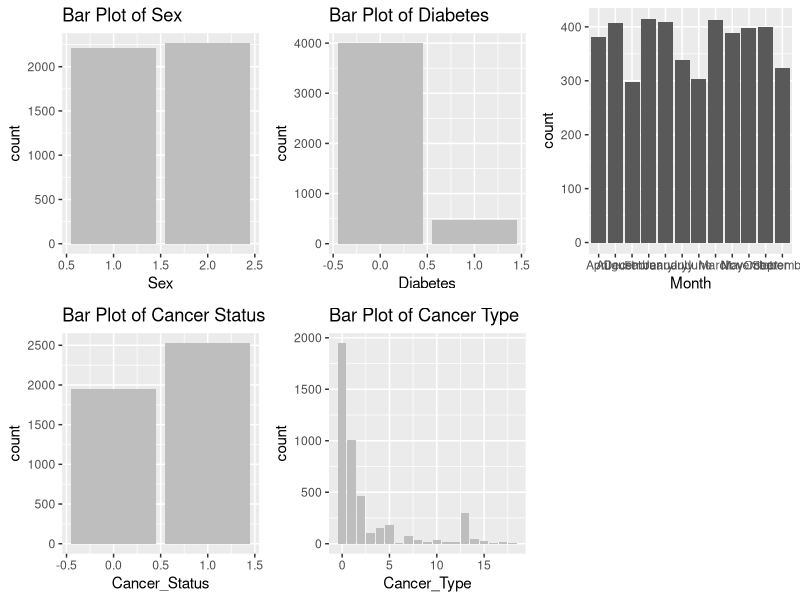
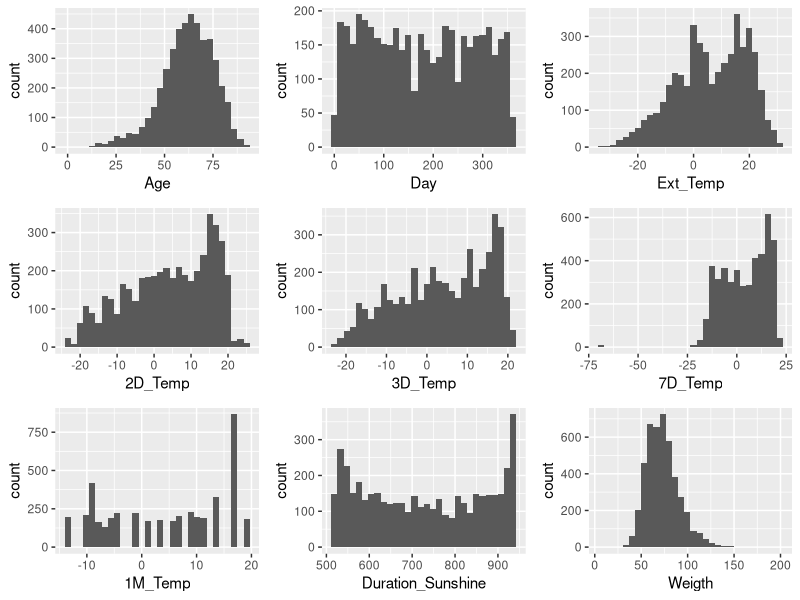
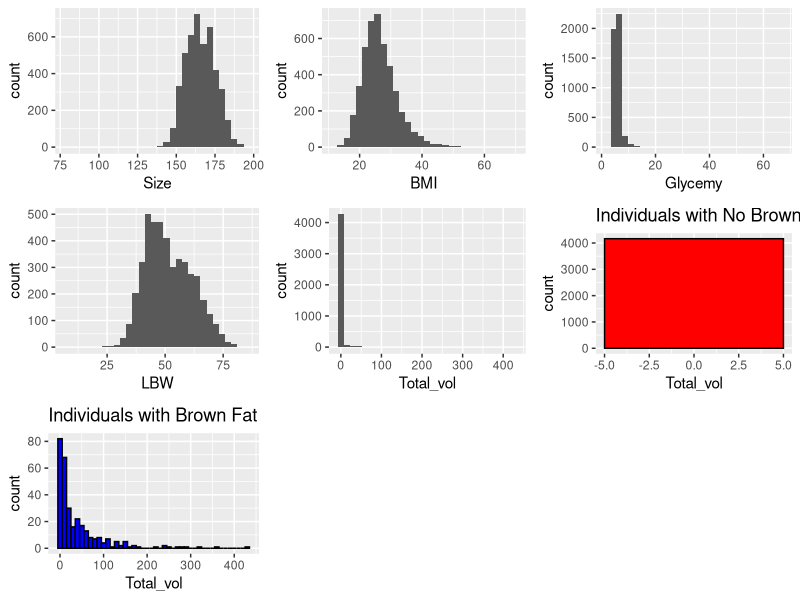
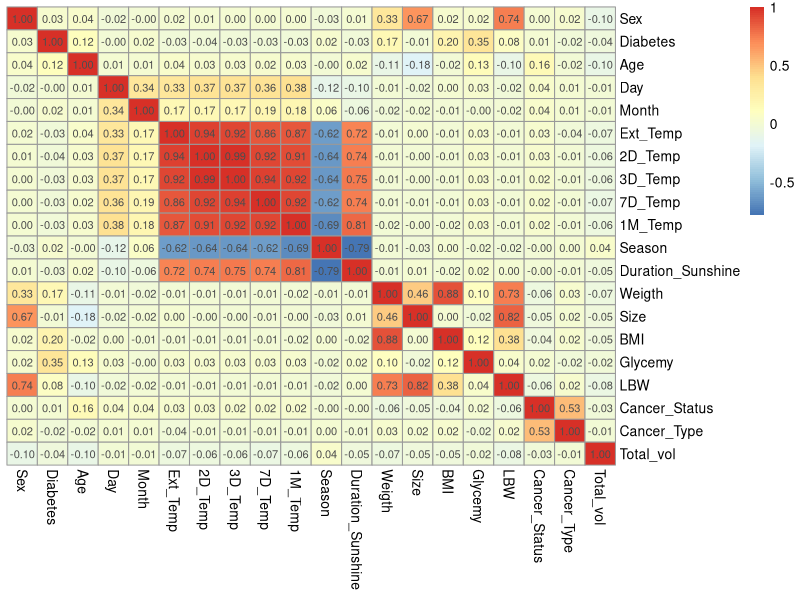
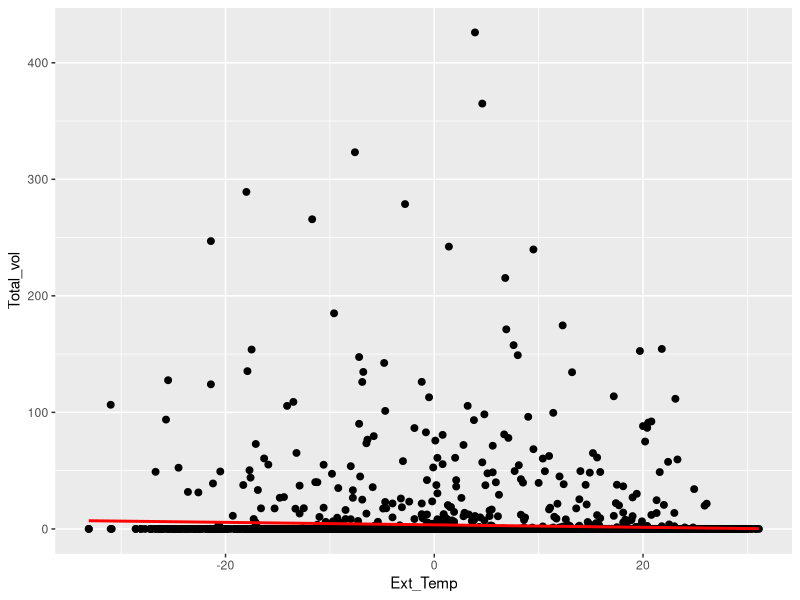
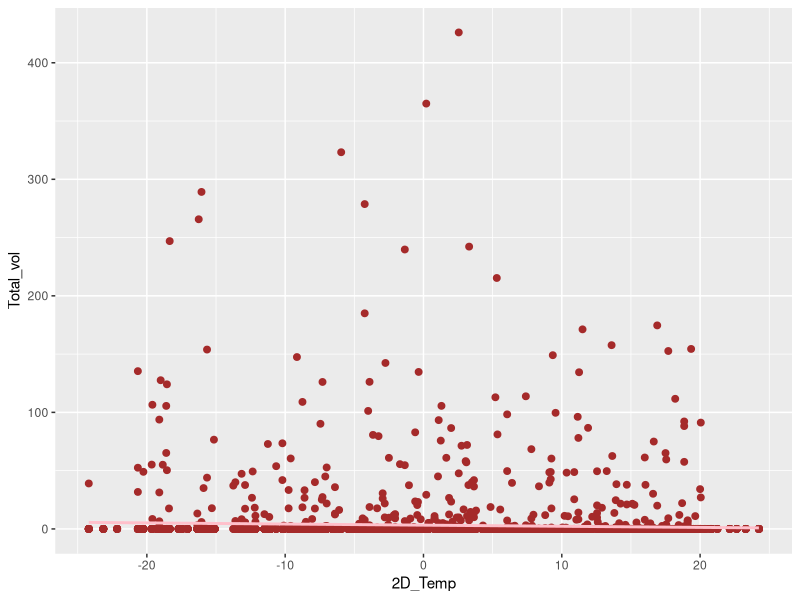
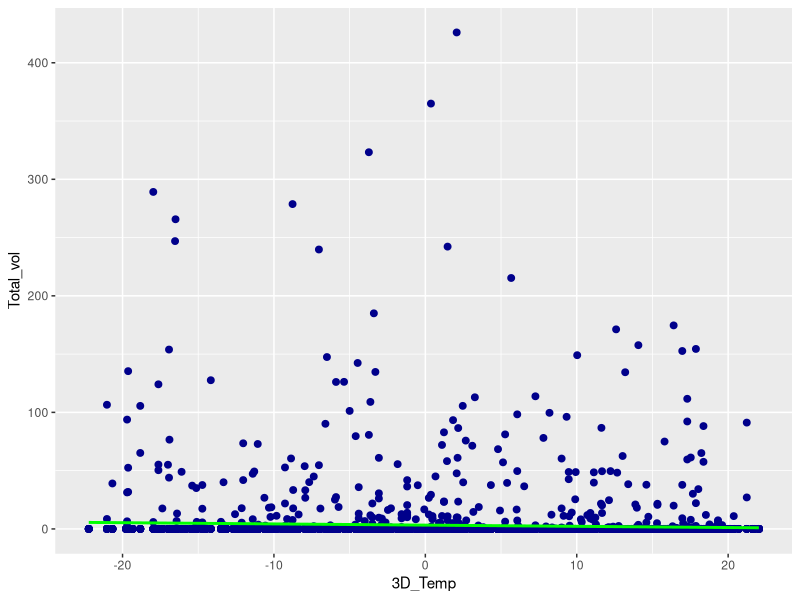
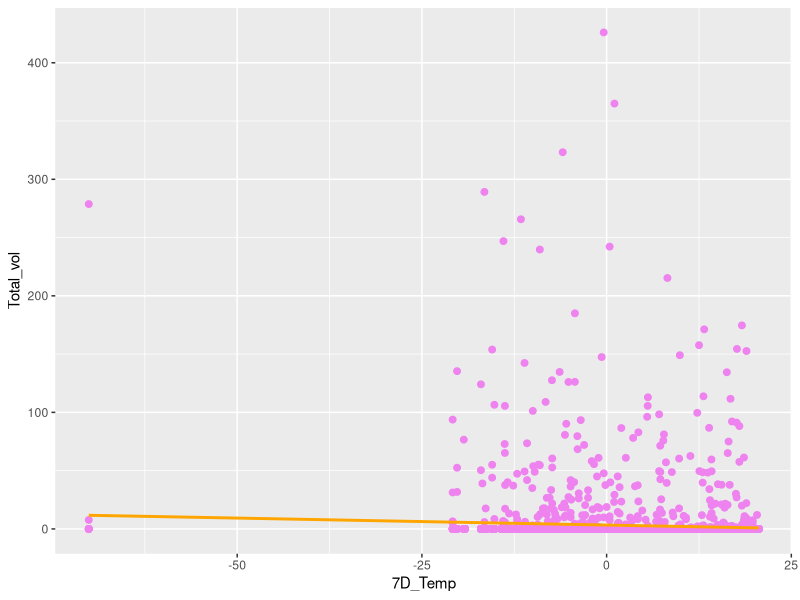

Here is the R script that generated these plots, in order:
## ---- chunk 1
library(readxl)
library(dplyr)
library(ggplot2)
library(pheatmap)
library(car)
library(gridExtra)
library(tidyr)
## ---- chunk 2
# the excel sheet represents NA values by "NA"
brownfat <- read_excel("./description/BrownFat.xls", na = "NA")
nrow(brownfat)
## ---- chunk 3
x <- colSums(is.na(brownfat)) # 
x[x > 0]
## ---- chunk 4
brownfat_cleaned_data <- brownfat %>% select(-c("TSH", "Id"))
## ---- chunk 5
# determine how many obs. display such behaviour
x <- sum(is.na(brownfat$Cancer_Status) & is.na(brownfat$Cancer_Type))
paste("No. of observations w/ Cancer_Status == Cancer_Type == NA is:", x)

# exclude these obs.
brownfat_cleaned_data <- brownfat_cleaned_data %>% 
  filter(!(is.na(Cancer_Status) & is.na(Cancer_Type)))
## ---- chunk 6
set.seed("14")

# calculate the estimated prob. of each category (except 0, and NAs)
cancer_status_category_prob <- brownfat_cleaned_data %>%
  filter(!is.na(Cancer_Type) & Cancer_Type != 0) %>%
  count(Cancer_Type) %>% 
  mutate(probability = n / sum(n))

# function to re-assign those w/ NA values
assign_cancer_type <- function(x) {
  if (is.na(x)) {
    sample(cancer_status_category_prob$Cancer_Type, 1, 
           prob = cancer_status_category_prob$probability)
  } else {
    x
  }
}


# re-assign those w/ Cancer_Type == NA
brownfat_cleaned_data_v1 <- brownfat_cleaned_data
brownfat_cleaned_data_v1$Cancer_Type <- sapply(brownfat_cleaned_data$Cancer_Type,
                                   assign_cancer_type)
## ---- chunk 7
brownfat_cleaned_data_v2 <- brownfat_cleaned_data %>%
  filter(!is.na(Cancer_Type))
## ---- chunk 8
brownfat_cleaned_data_v2 <- brownfat_cleaned_data %>%
    filter(!is.na(Cancer_Type))
## ---- chunk 9
g1 <- ggplot(data = brownfat_cleaned_data_v2, aes(x = Sex)) +
    geom_bar(fill = "grey")+
    ggtitle("Bar Plot of Sex")

g2 <- ggplot(data = brownfat_cleaned_data_v2, aes(x = Diabetes)) +
    geom_bar(fill = "grey")+
    ggtitle("Bar Plot of Diabetes")

g3 <- ggplot(data = brownfat_cleaned_data_v2, aes(x = Age))+
    geom_histogram()

g4 <- ggplot(data = brownfat_cleaned_data_v2, aes(x = Day))+
    geom_histogram()
##brownfat_cleaned_data_v2$Month <- factor(brownfat_cleaned_data_v2$Month, levels = 1:12)
g5 <- ggplot(data = brownfat_cleaned_data_v2, aes(x = Month))+
    geom_bar()
g6 <- ggplot(data = brownfat_cleaned_data_v2, aes(x = Ext_Temp))+
    geom_histogram()
g7 <- ggplot(data = brownfat_cleaned_data_v2, aes(x = `2D_Temp`))+
    geom_histogram()
g8 <- ggplot(data = brownfat_cleaned_data_v2, aes(x = `3D_Temp`))+
    geom_histogram()
g9 <- ggplot(data = brownfat_cleaned_data_v2, aes(x = `7D_Temp`))+
    geom_histogram()
g10 <- ggplot(data = brownfat_cleaned_data_v2, aes(x = `1M_Temp`))+
    geom_histogram()
g11 <- ggplot(data = brownfat_cleaned_data_v2, aes(x = Duration_Sunshine))+
    geom_histogram()
g12 <- ggplot(data = brownfat_cleaned_data_v2, aes(x = Weigth))+
    geom_histogram()
g13 <- ggplot(data = brownfat_cleaned_data_v2, aes(x = Size))+
    geom_histogram()
g14 <- ggplot(data = brownfat_cleaned_data_v2, aes(x = BMI))+
    geom_histogram()
g15 <-ggplot(data = brownfat_cleaned_data_v2, aes(x = Glycemy))+
    geom_histogram()
g16 <- ggplot(data = brownfat_cleaned_data_v2, aes(x = LBW))+
    geom_histogram()
g17 <- ggplot(data = brownfat_cleaned_data_v2, aes(x = Cancer_Status)) +
    geom_bar(fill = "grey")+
    ggtitle("Bar Plot of Cancer Status")
g18 <- ggplot(data = brownfat_cleaned_data_v2, aes(x = Cancer_Type)) +
    geom_bar(fill = "grey")+
    ggtitle("Bar Plot of Cancer Type")
g19 <- ggplot(data = brownfat_cleaned_data_v2, aes(x = Total_vol))+
    geom_histogram()

# Separate response variable into 2 cases:
no_brownfat <- subset(brownfat_cleaned_data_v2, Total_vol == 0)
has_brownfat <- subset(brownfat_cleaned_data_v2, Total_vol > 0)

# Plot with no brown fat: 
g20 <- ggplot(no_brownfat, aes(x = Total_vol)) +
  geom_histogram(binwidth = 10, color = "black", fill = "red") +
  ggtitle("Individuals with No Brown Fat")

# Plot with some brown fat:
g21 <- ggplot(has_brownfat, aes(x = Total_vol)) +
  geom_histogram(binwidth = 10, color = "black", fill = "blue") +
  ggtitle("Individuals with Brown Fat")

grid.arrange(g1, g2, g5, g17, g18, ncol = 3, nrow = 2)

grid.arrange(g3, g4, g6, g7, g8, g9, g10, g11, g12, ncol = 3, nrow = 3)

grid.arrange(g13, g14, g15, g16, g19, g20, g21, ncol = 3, nrow = 3)

## ---- chunk 10
mean_age <- mean(brownfat_cleaned_data_v2$Age)
mean_age
mean_ext_temp <- mean(brownfat_cleaned_data_v2$Ext_Temp)
mean_ext_temp
mean_weight <- mean(brownfat_cleaned_data_v2$Weigth)
mean_weight
mean_height <- mean(brownfat_cleaned_data_v2$Size)
mean_height
mean_BMI <- mean(brownfat_cleaned_data_v2$BMI)
mean_BMI
mean_LBW <- mean(brownfat_cleaned_data_v2$LBW)
mean_LBW

## ---- chunk 11
brownfat_cleaned_data_v2$Month <- as.numeric(factor(brownfat_cleaned_data_v2$Month))
cor_matrix <- cor(brownfat_cleaned_data_v2)
pheatmap(cor_matrix, display_numbers = TRUE, cluster_rows = FALSE, cluster_cols = FALSE)
## ---- chunk 12
# graph relationship between external temperature and total volume
ggplot(brownfat_cleaned_data_v2, aes(Ext_Temp, Total_vol)) +
  geom_point(color = "black", size = 2) +
  geom_smooth(method = "lm", se = FALSE, colour = "red")

# graph relationship between 2D_temp and total volume
ggplot(brownfat_cleaned_data_v2, aes(`2D_Temp`, Total_vol)) +
  geom_point(color = "brown", size = 2) +
  geom_smooth(method = "lm", se = FALSE, colour = "pink")

# graph relationship between 3D_temp and total volume
ggplot(brownfat_cleaned_data_v2, aes(`3D_Temp`, Total_vol)) +
  geom_point(color = "darkblue", size = 2) +
  geom_smooth(method = "lm", se = FALSE, colour = "green")

# graph relationship between 7D_temp and total volume
ggplot(brownfat_cleaned_data_v2, aes(`7D_Temp`, Total_vol)) +
  geom_point(color = "violet", size = 2) +
  geom_smooth(method = "lm", se = FALSE, colour = "orange")

# graph relationship between 3D_temp and total volume
ggplot(brownfat_cleaned_data_v2, aes(`1M_Temp`, Total_vol)) +
  geom_point(color = "blue", size = 2) +
  geom_smooth(method = "lm", se = FALSE, colour = "yellow")

# overlap them:
brownfat_long <- brownfat_cleaned_data_v2 %>%
  pivot_longer(cols = c(Ext_Temp, `2D_Temp`, `3D_Temp`, `7D_Temp`,  `1M_Temp`),
               names_to = "Temperature_Type",
               values_to = "Temperature_Value")

# Create overlapping plot
ggplot(brownfat_long, aes(x = Temperature_Value, y = Total_vol, color = Temperature_Type)) +
  geom_point(alpha = 0.6, size = 2) +  # Scatter points with transparency
  geom_smooth(method = "lm", se = FALSE) +  # Linear trend lines
  theme_minimal() +
  labs(title = "Temperature vs Total Volume",
       x = "Temperature Value",
       y = "Total Volume",
       color = "Temperature Type") +  # Legend title
  theme(legend.position = "right")  # Move legend to the right

## ---- chunk 13
#Graph sex vs total volume:
ggplot(brownfat_cleaned_data_v2, aes(x = factor(Sex), y = Total_vol)) + 
  geom_boxplot() +
  labs(title = "sex vs total volume: box plot")
## ---- chunk 14
#Graphing Age vs Total_volume
ggplot(brownfat_cleaned_data_v2, aes(Age, Total_vol)) +
  geom_point(color = "black", size = 2) +
  geom_smooth(method = "lm", se = FALSE, colour = "red")
## ---- chunk 15
#graph the relationship between Weight, LBW, BMI to total volume.

brownfat_long <- brownfat_cleaned_data_v2 %>%
  pivot_longer(cols = c(Weigth, BMI, LBW ),
               names_to = "Weight_types",
               values_to = "Values")

# Create overlapping plot
ggplot(brownfat_long, aes(x = Values, y = Total_vol, color = Weight_types)) +
  geom_point(alpha = 0.6, size = 2) +  # Scatter points with transparency
  geom_smooth(method = "lm", se = FALSE) +  # Linear trend lines
  theme_minimal() +
  labs(title = "Weight, BMI and LBW",
       x = "Weights",
       y = "Total Volume",
       color = "Weight Type") +  # Legend title
  theme(legend.position = "right")  # Move legend to the right
## ---- chunk 16
ggplot(brownfat_cleaned_data_v2, aes(x = factor(Diabetes), y = Total_vol)) + 
  geom_boxplot() +
  labs(title = "Diabetes vs total volume: box plot")
## ---- chunk 17
# Relationship between Glycemia and total volume.

ggplot(brownfat_cleaned_data_v2, aes(Glycemy, Total_vol)) +
  geom_point(color = "black", size = 2) +
  geom_smooth(method = "lm", se = FALSE, colour = "red")
## ---- chunk 18
ggplot(brownfat_cleaned_data_v2, aes(x = factor(Cancer_Status), y = Total_vol)) + 
  geom_boxplot() + 
  labs(title = "Diabetes vs total volume: box plot")
## ---- chunk 19
ggplot(brownfat_cleaned_data_v2, aes(x = factor(Cancer_Type), y = Total_vol)) + 
  geom_boxplot() + 
  labs(title = "Cancer type vs total volume: box plot")
